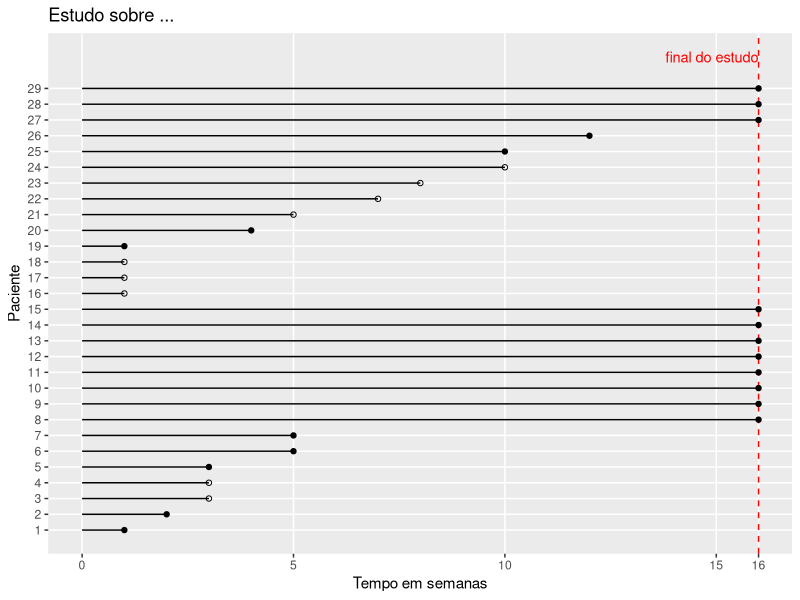
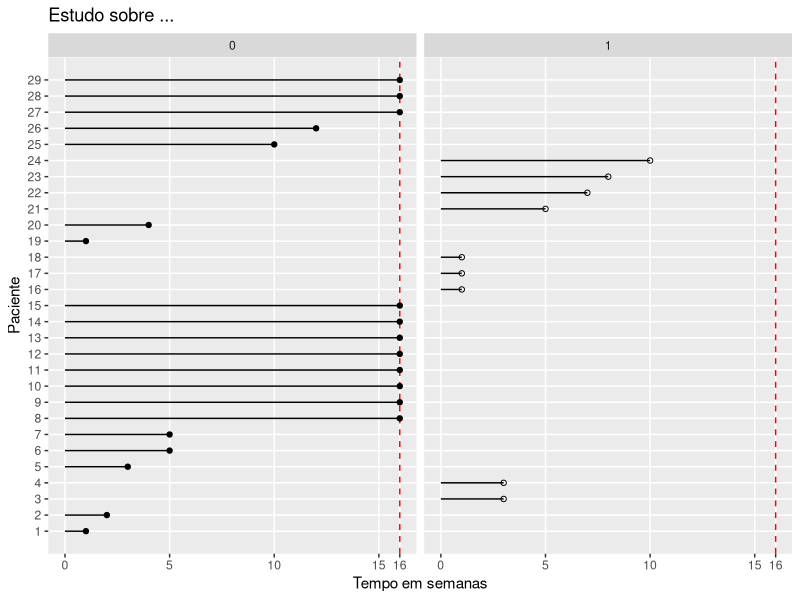

Generate these figures, in order, with R:
Paciente <- c(1,2,3,4,5,6,7,8,9,10,11,12,13,14,15,16,17,18,19,20,21,22,23,24,25,26,27,28,29)
tempos <-c(1,2,3,3,3,5,5,16,16,16,16,16,16,16,16,1,1,1,1,4,5,7,8,10,10,12,16,16,16)
censura <- c(0,0,1,1,0,0,0,0,0,0,0,0,0,0,0,1,1,1,0,0,1,1,1,1,0,0,0,0,0)
tratamento <- c ("Controle","Controle","Controle","Controle","Controle","Controle","Controle","Controle","Controle","Controle","Controle","Controle","Controle","Controle","Controle","Esteroide","Esteroide","Esteroide","Esteroide","Esteroide","Esteroide","Esteroide","Esteroide","Esteroide","Esteroide","Esteroide","Esteroide","Esteroide","Esteroide")

#crio o dataframe
Dados_Hepatite <- data.frame(Paciente, tempos, censura, tratamento)

#faço a inspeção visual primária
head(Dados_Hepatite)



ggplot2::ggplot(Dados_Hepatite) +
  ggplot2::geom_hline(yintercept = 16,
                      linetype = "dashed",
                      color = "red") +
  ggplot2::geom_linerange(ggplot2::aes(x = Paciente, ymin = 0, ymax = tempos)) +
  ggplot2::geom_point(ggplot2::aes(x = Paciente, y = tempos),
                      shape = dplyr::if_else(censura == 0, 19, 1)) +
  ggplot2::scale_x_continuous(breaks = seq(min(Paciente), max(Paciente), 1)) +
  ggplot2::scale_y_continuous(breaks = c(0, 5, 10, 15, 16)) +
  ggplot2::annotate(
    "text",
    x = 31,
    y = 13.8,
    hjust = 0,
    color = "red",
    size = 3.7,
    label = "final do estudo"
  ) +
  ggplot2::coord_flip() +
  ggplot2::theme(
    panel.grid.minor.x = ggplot2::element_blank(),
    panel.grid.minor.y = ggplot2::element_blank()
  ) +
  ggplot2::labs(x = "Paciente",
                y = "Tempo em semanas",
                title = "Estudo sobre ...")


ggplot2::ggplot(Dados_Hepatite) +
  ggplot2::geom_hline(yintercept = 16,
                      linetype = "dashed",
                      color = "red") +
  ggplot2::geom_linerange(ggplot2::aes(x = Paciente, ymin = 0, ymax = tempos)) +
  ggplot2::geom_point(ggplot2::aes(x = Paciente, y = tempos),
                      shape = dplyr::if_else(censura == 0, 19, 1)) +
  ggplot2::scale_x_continuous(breaks = seq(min(Paciente), max(Paciente), 1)) +
  ggplot2::scale_y_continuous(breaks = c(0, 5, 10, 15, 16)) +
  ggplot2::coord_flip() +
  ggplot2::facet_wrap( ~ censura) +
  ggplot2::theme(
    panel.grid.minor.x = ggplot2::element_blank(),
    panel.grid.minor.y = ggplot2::element_blank()
  ) +
  ggplot2::labs(x = "Paciente",
                y = "Tempo em semanas",
                title = "Estudo sobre ...")
